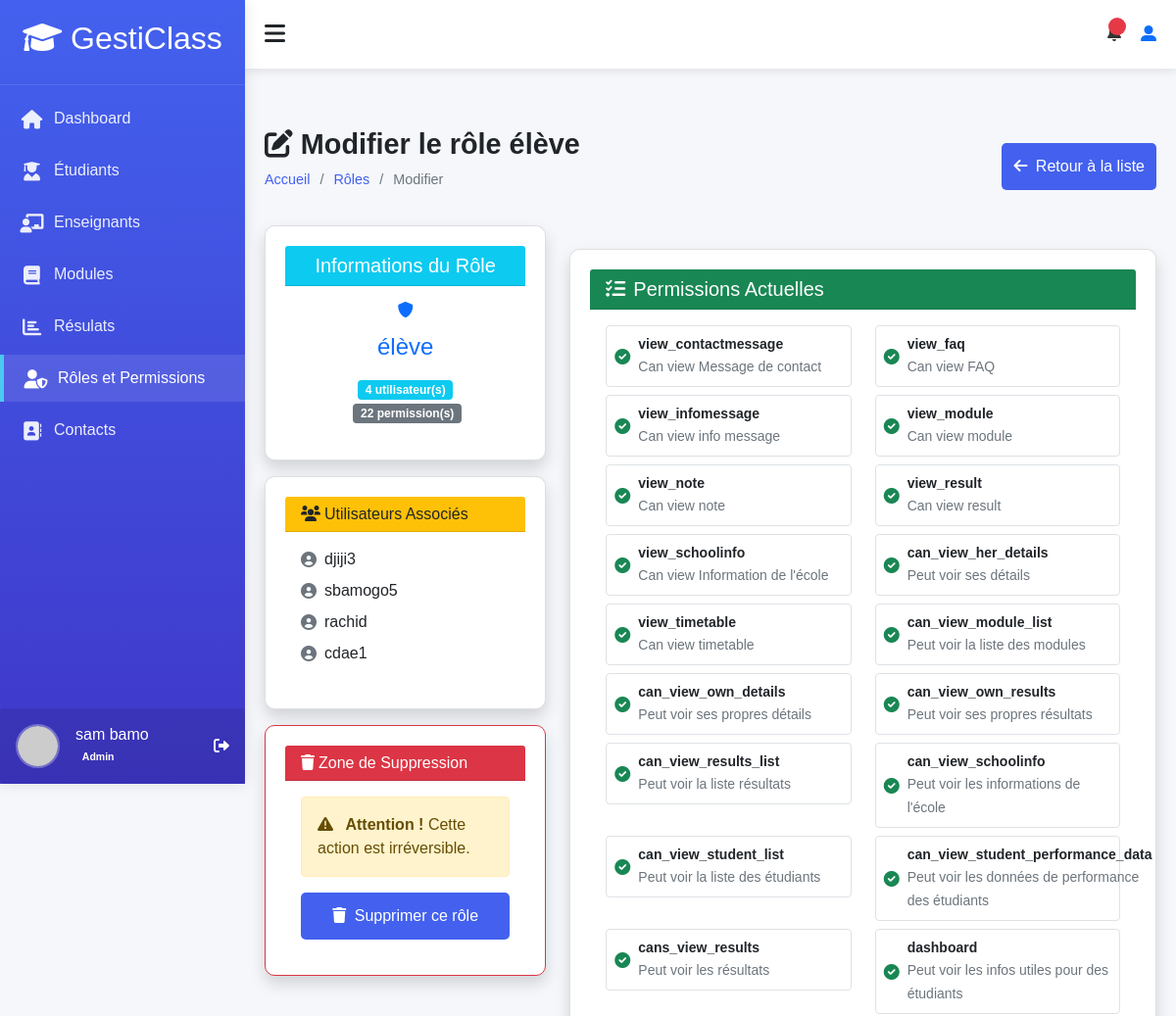
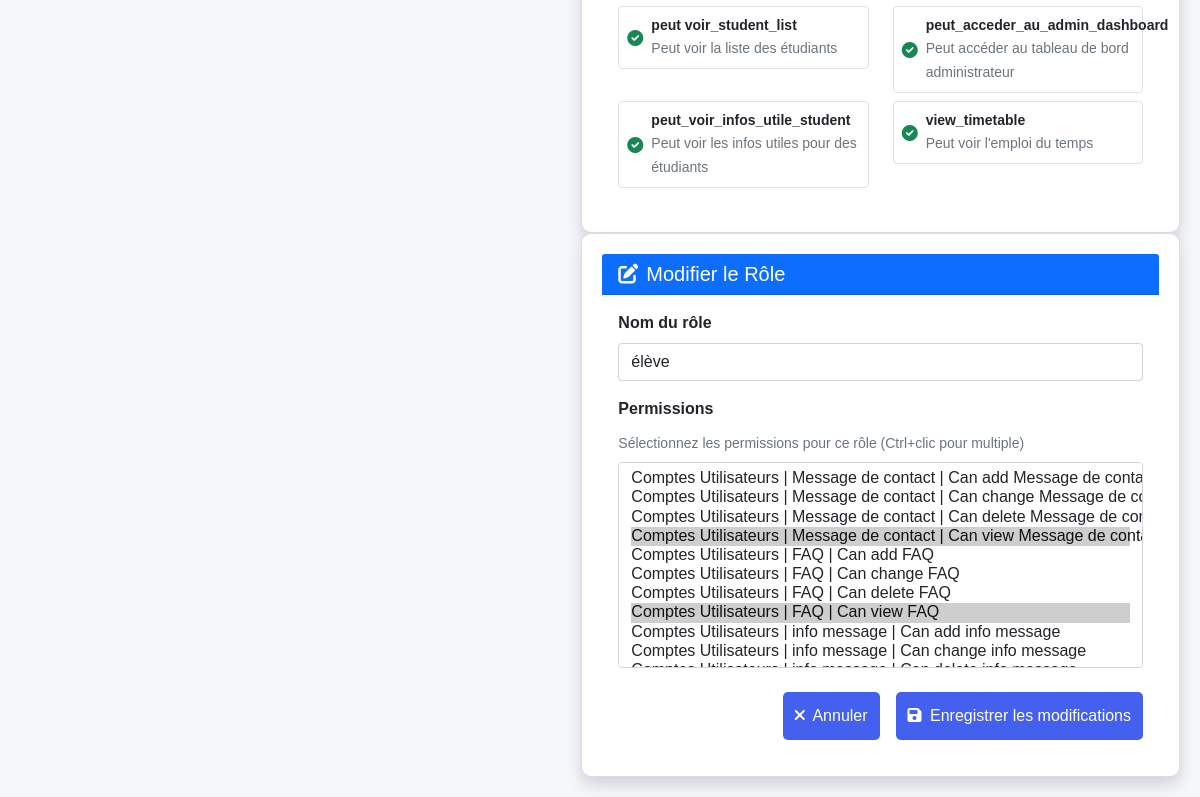
/accounts/roles/1/edit/ (signed in), run on the app's committed database (2 pictures, top to bottom).
### accounts/models.py (models this page shows, shortened)
class User(AbstractUser):
    ROLE_CHOICES = (
        ('admin', 'Administrateur'),
        ('teacher', 'Enseignant'),
        ('student', 'Élève'),
    )
    profil = models.CharField(max_length=10, choices=ROLE_CHOICES, default='student')
    phone = models.CharField(max_length=20, blank=True)
    birth_date = models.DateField(null=True, blank=True)
    photo = models.ImageField(upload_to='users/', null=True, blank=True)
    specialty = models.CharField(max_length=100, null=True, blank=True)
    hire_date = models.DateField(null=True, blank=True)
    address = models.TextField(blank=True)
    phone_number = models.CharField(max_length=15, blank=True)
    date_of_birth = models.DateField(null=True, blank=True)
    class Meta:
        permissions = [
        ("peut_acceder_module", "Peut acceder au module"),
        ("peut_acceder_aux_eleve", "Peut acceder aux eleves"),
        ("peut_acceder_aux_enseignants", "peut acceder aux enseigants"),
        ("peut_acceder_aux_roles", "peut acceder aux roles"),
        ("peut_acceder_au_dashboard", "Peut accéder au tableau de bord "),
        ("dashboard", "Peut voir les infos utiles  pour des étudiants"),
        ("peut_voir_infos_utile_teacher", "Peut voir les infos utiles pour des enseignants"),
        ("peut_agir_infos_utile_student", "Peut agir sur les infos utiles pour des étudiants"),
        ("peut_agir_infos_utile_teacher", "Peut agir sur les infos utiles pour des enseignants"),
        ("can_view_student_performance_data", "Peut voir ses données de performance  étudiants"),
        ("can_view_teacher_module_performance_data", "Peut voir les données de performance des modules des enseignants"),
        ("can_view_all_students_performance_data ", "Peut voir les données de performance de tous les étudiants"),
        ("can_view_student_list", "Peut voir la liste des étudiants"),
        ("can_view_teacher_list", "Peut voir la liste des enseignants"),
        ("can_view_module_list", "Peut voir la liste des modules"),
        ("can_view_results_list", "Peut voir la liste résultats"),
        ("can_view_suggestions_list", "Peut voir la liste des suggestions"),
        ("can_view_module_details", "Peut les details d'un module"),
        ("can_view_student_details", "Peut voir les détails d'un étudiant"),
        ("can_view_teacher_details", "Peut voir les détails d'un enseignant"),
        ("can_view_own_details", "Peut voir ses propres détails"),
        ("cans_view_results", "Peut voir les résultats"),
        ("can_view_own_results", "Peut voir ses propres résultats"),
        ("can_view_section__admin", "Peut voir la d'administration des section"),
        ("view_role", "Peut voir les rôles"),
        ("add_role", "Peut ajouter un rôle"),
        ("change_role", "Peut modifier un rôle"),
        ("delete_role", "Peut supprimer un rôle"),
        ("assign_role", "Peut assigner des rôles"),
        ("view_timetable", "Peut voir l'emploi du temps"),
        ("manage_timetable", "Peut gérer l'emploi du temps"),
        ("can_add_teacher", "Peut ajouter un enseignant"),
        ("can_add_student", "Peut ajouter un étudiant"),
        ("can_change_teacher", "Peut modifier un enseignant"),
        ("can_change_student", "Peut modifier un étudiant"),
        ("can_delete_teacher", "Peut supprimer un enseignant"),
        ("can_delete_student", "Peut supprimer un étudiant"),
        ("can_view_schoolinfo", "Peut voir les informations de l'école"),
        ("can_add_schoolinfo", "Peut ajouter les informations de l'école"),
        ("can_change_schoolinfo", "Peut modifier les informations de l'école"),
        ("can_delete_schoolinfo", "Peut supprimer les informations de l'école"),
        ]

### accounts/views.py (the view)
# urls.py: path('roles/<int:role_id>/edit/', views.edit_role, name='edit_role'),
@login_required
@permission_required('auth.change_group', raise_exception=True)
def edit_role(request, role_id):
    role = get_object_or_404(Group, id=role_id)
    if request.method == 'POST':
        form = RoleForm(request.POST)
        if form.is_valid():
            role_name = form.cleaned_data['name']
            permissions = form.cleaned_data['permissions']
            if role.name != role_name:
                role.name = role_name
                role.save()
            role.permissions.set(permissions)
            messages.success(request, f'Rôle "{role_name}" modifié avec succès!')
            return redirect('accounts:role_list')
    else:
        form = RoleForm(initial={
            'name': role.name,
            'permissions': role.permissions.all()
        })
    permissions_by_category = {}
    for perm in Permission.objects.all():
        app_label = perm.content_type.app_label
        if app_label not in permissions_by_category:
            permissions_by_category[app_label] = []
        permissions_by_category[app_label].append(perm)
    context = {
        'form': form,
        'role': role,
        'permissions_by_category': permissions_by_category,
        'title': f'Modifier le rôle {role.name}'
    }
    return render(request, 'roles/edit_role.html', context)

### accounts/templates/roles/edit_role.html (shortened to what this page needs)
{% extends "models/base.html" %}
{% load static %}
{% block content %}
<div class="content">
    <div class="page-title">
        <div>
            <h2><i class="fas fa-edit me-2"></i>{{ title }}</h2>
            <ul class="breadcrumb">
                <li><a href="{% url 'dashboard:dashboard' %}">Accueil</a></li>
                <li><a href="{% url 'accounts:role_list' %}">Rôles</a></li>
                <li>Modifier</li>
            </ul>
        </div>
        <div class="btn-group">
            <a href="{% url 'accounts:role_list' %}" class="btn btn-secondary">
                <i class="fas fa-arrow-left me-1"></i> Retour à la liste
            </a>
        </div>
    </div>
    <div class="row">
        <div class="col-md-4 mb-4">
            <div class="card shadow">
                <div class="card-header bg-info text-white text-center">
                    <h5 class="m-0">Informations du Rôle</h5>
                </div>
                <div class="card-body text-center">
                    <div class="avatar-lg bg-soft-primary rounded-circle mb-3 mx-auto d-flex align-items-center justify-content-center">
                        <i class="fas fa-shield-alt text-primary font-size-24"></i>
                    </div>
                    <h4 class="text-primary">{{ role.name }}</h4>
                    <div class="mt-3">
                        <span class="badge bg-info">{{ role.user_set.count }} utilisateur(s)</span>
                        <span class="badge bg-secondary ms-1">{{ role.permissions.count }} permission(s)</span>
                    </div>
                </div>
            </div>
            {% if role.user_set.all %}
            <div class="card shadow mt-3">
                <div class="card-header bg-warning text-dark">
                    <h6 class="m-0"><i class="fas fa-users me-1"></i>Utilisateurs Associés</h6>
                </div>
                <div class="card-body">
                    {% for user in role.user_set.all|slice:":5" %}
                    <div class="d-flex align-items-center mb-2">
                        <i class="fas fa-user-circle text-muted me-2"></i>
                        <span>{{ user.username }}</span>
                    </div>
                    {% endfor %}
                </div>
            </div>
            {% endif %}
            <div class="card shadow mt-3 border-danger">
                <div class="card-header bg-danger text-white">
                    <h6 class="m-0"><i class="fas fa-trash me-1"></i>Zone de Suppression</h6>
                </div>
                <div class="card-body">
                    <div class="alert alert-warning">
                        <i class="fas fa-exclamation-triangle me-2"></i>
                        <strong>Attention !</strong> Cette action est irréversible.
                    </div>
                    <button type="button" class="btn btn-danger w-100" data-bs-toggle="modal" data-bs-target="#deleteModal">
                        <i class="fas fa-trash me-1"></i> Supprimer ce rôle
                    </button>
                </div>
            </div>
        </div>
        <div class="col-md-8">
            <div class="card shadow mt-4">
                <div class="card-header bg-success text-white">
                    <h5 class="m-0"><i class="fas fa-list-check me-2"></i>Permissions Actuelles</h5>
                </div>
                <div class="card-body">
                    {% if role.permissions.all %}
                    <div class="row">
                        {% for perm in role.permissions.all %}
                        <div class="col-md-6 mb-2">
                            <div class="d-flex align-items-center p-2 border rounded">
                                <i class="fas fa-check-circle text-success me-2"></i>
                                <div>
                                    <small class="fw-bold d-block">{{ perm.codename }}</small>
                                    <small class="text-muted">{{ perm.name }}</small>
                                </div>
                            </div>
                        </div>
                        {% endfor %}
                    </div>
                    {% else %}
                    <div class="alert alert-info">
                        <i class="fas fa-info-circle me-2"></i>Aucune permission attribuée à ce rôle.
                    </div>
                    {% endif %}
                </div>
            </div>
            <div class="card shadow">
                <div class="card-header bg-primary text-white">
                    <h5 class="m-0"><i class="fas fa-edit me-2"></i>Modifier le Rôle</h5>
                </div>
                <div class="card-body">
                    <form method="post">
                        <div class="mb-3">
                            <label for="id_name" class="form-label fw-bold">Nom du rôle</label>
                            {{ form.name }}
                        </div>
                        <div class="mb-4">
                            <label class="form-label fw-bold">Permissions</label>
                            <div class="form-text mb-2">Sélectionnez les permissions pour ce rôle (Ctrl+clic pour multiple)</div>
                            {{ form.permissions }}
                        </div>
                        <div class="d-grid gap-2 d-md-flex justify-content-md-end">
                            <a href="{% url 'accounts:role_list' %}" class="btn btn-secondary me-md-2">
                                <i class="fas fa-times me-1"></i> Annuler
                            </a>
                            <button type="submit" class="btn btn-primary">
                                <i class="fas fa-save me-1"></i> Enregistrer les modifications
                            </button>
                        </div>
                    </form>
                </div>
            </div>
        </div>
    </div>
</div>
{% endblock %}

### templates/models/sidebar.html
<div class="sidebar" id="sidebar">
    <div class="sidebar-header">
        <h2><i class="fas fa-graduation-cap text-white"></i> GestiClass</h2>
    </div>
    <div class="sidebar-menu">
        <ul>
            <li><a href="{% url 'dashboard:dashboard' %}" class="active"><i class="fas fa-home"></i> Dashboard</a></li>
            <li><a href="{% url 'accounts:students_list' %}"><i class="fas fa-user-graduate"></i> Étudiants</a></li>
            {% if perms.accounts.peut_acceder_aux_enseignants %}
            <li><a href="{% url 'accounts:teachers_list' %}" ><i class="fas fa-chalkboard-teacher"></i> Enseignants</a></li>
            {% endif %}
            {% if perms.accounts.peut_acceder_module %}
            <li><a href="{% url 'accounts:modules_list' %}"><i class="fas fa-book"></i> Modules</a></li>
            {% endif %}
            <li><a href="{% url 'accounts:results_list' %}"><i class="fas fa-chart-bar"></i> Résulats</a></li>
            {% if perms.accounts.peut_acceder_aux_roles %}
            <li><a href="{% url 'accounts:role_list' %}"><i class="fas fa-user-shield"></i> Rôles et Permissions</a></li>
            {% endif %}
            <li><a href="{% url 'accounts:contact' %}"><i class="fas fa-address-book"></i> Contacts</a></li>
        </ul>
    </div>
    <div class="user-profile d-flex align-items-center p-3 rounded ">
        {% if user.photo %}
            <img src="{{ user.photo.url }}"
                 alt="Photo de {{ user.get_full_name }}"
                 class="rounded-circle me-3"
                 style="width: 45px; height: 45px; object-fit: cover;">
        {% else %}
            <img src="https://ui-avatars.com/api/?name={{ user.first_name }}+{{ user.last_name }}&background=0D8ABC&color=fff&size=128"
                 alt="Avatar de {{ user.get_full_name }}"
                 class="rounded-circle me-3"
                 style="width: 45px; height: 45px; object-fit: cover;">
        {% endif %}
        <div class="user-info">
            <h6 class="mb-0  ">{{ user.get_full_name }}</h6>
            <small>
                {% if user.profil == 'student' %}
                    <span class="badge rounded-pill">Élève</span>
                {% elif user.profil == 'teacher' %}
                    <span class="badge rounded-pill" >Professeur</span>
                {% elif user.profil == 'admin' %}
                    <span class="badge rounded-pill" >Admin</span>
                {% endif %}
            </small>
        </div>
        <div class="ms-auto">
            <a href="{% url 'accounts:logout' %}" class="text-decoration-none text-white">
                <i class="fas fa-sign-out-alt"></i>
            </a>
        </div>
    </div>
</div>

### data on the page
User: get_full_name "sam bamo"
User: username "djiji3"
User: username "sbamogo5"
User: username "rachid"
User: username "cdae1"

### other printed values
{{ title }} "Modifier le rôle élève"
{{ role.name }} "élève"
{{ role.user_set.count }} "4"
{{ role.permissions.count }} "22"
{{ perm.codename }} "view_contactmessage"
{{ perm.name }} "Can view Message de contact"
{{ perm.codename }} "view_faq"
{{ perm.name }} "Can view FAQ"
{{ perm.codename }} "view_infomessage"
{{ perm.name }} "Can view info message"
{{ perm.codename }} "view_module"
{{ perm.name }} "Can view module"
{{ perm.codename }} "view_note"
{{ perm.name }} "Can view note"
{{ perm.codename }} "view_result"
